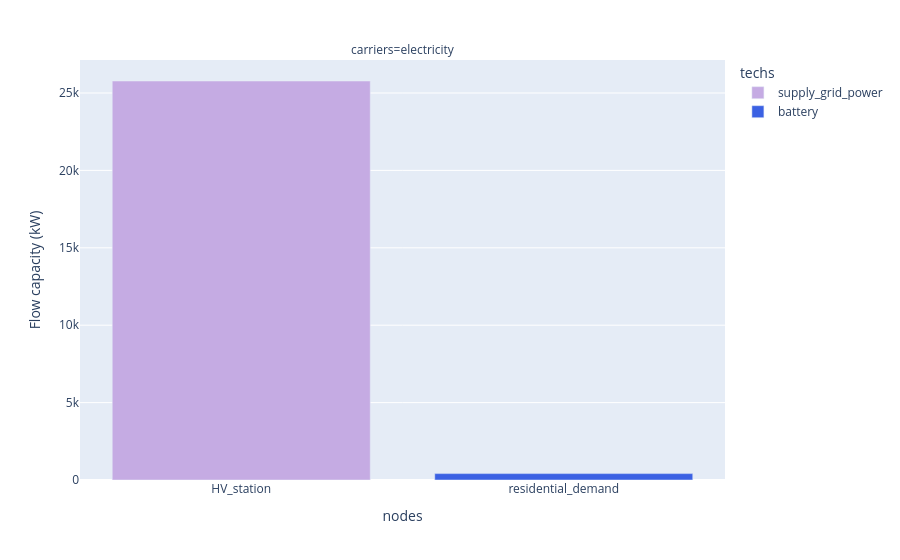

Write notebook code for a chart like this one.
### Code cell
df_capacity = (
    model.results.flow_cap.where(
        ~model.inputs.base_tech.str.contains("demand|transmission")
    )
    .to_series()
    .where(lambda x: x != 0)
    .dropna()
    .to_frame("Flow capacity (kW)")
    .reset_index()
)

print(df_capacity.head())

fig = px.bar(
    df_capacity,
    x="nodes",
    y="Flow capacity (kW)",
    color="techs",
    facet_col="carriers",
    color_discrete_map=colors,
)
fig.show()

### Figure 1 — Plotly figure (JSON) as saved in the notebook; plotly's stock layout.template omitted (floating-point values rounded to 4 significant figures)
{"data": [{"hovertemplate": "techs=supply_grid_power<br>carriers=electricity<br>nodes=%{x}<br>Flow capacity (kW)=%{y}<extra></extra>", "legendgroup": "supply_grid_power", "marker": {"color": "#C5ABE3", "pattern": {"shape": ""}}, "name": "supply_grid_power", "orientation": "v", "showlegend": true, "textposition": "auto", "type": "bar", "x": ["HV_station"], "xaxis": "x", "y": [25770.0], "yaxis": "y"}, {"hovertemplate": "techs=battery<br>carriers=electricity<br>nodes=%{x}<br>Flow capacity (kW)=%{y}<extra></extra>", "legendgroup": "battery", "marker": {"color": "#3B61E3", "pattern": {"shape": ""}}, "name": "battery", "orientation": "v", "showlegend": true, "textposition": "auto", "type": "bar", "x": ["residential_demand"], "xaxis": "x", "y": [413.0], "yaxis": "y"}], "layout": {"annotations": [{"font": {}, "showarrow": false, "text": "carriers=electricity", "x": 0.5, "xanchor": "center", "xref": "paper", "y": 1, "yanchor": "bottom", "yref": "paper"}], "barmode": "relative", "legend": {"title": {"text": "techs"}, "tracegroupgap": 0}, "margin": {"t": 60}, "xaxis": {"anchor": "y", "domain": [0, 1], "title": {"text": "nodes"}}, "yaxis": {"anchor": "x", "domain": [0, 1], "title": {"text": "Flow capacity (kW)"}}}}
